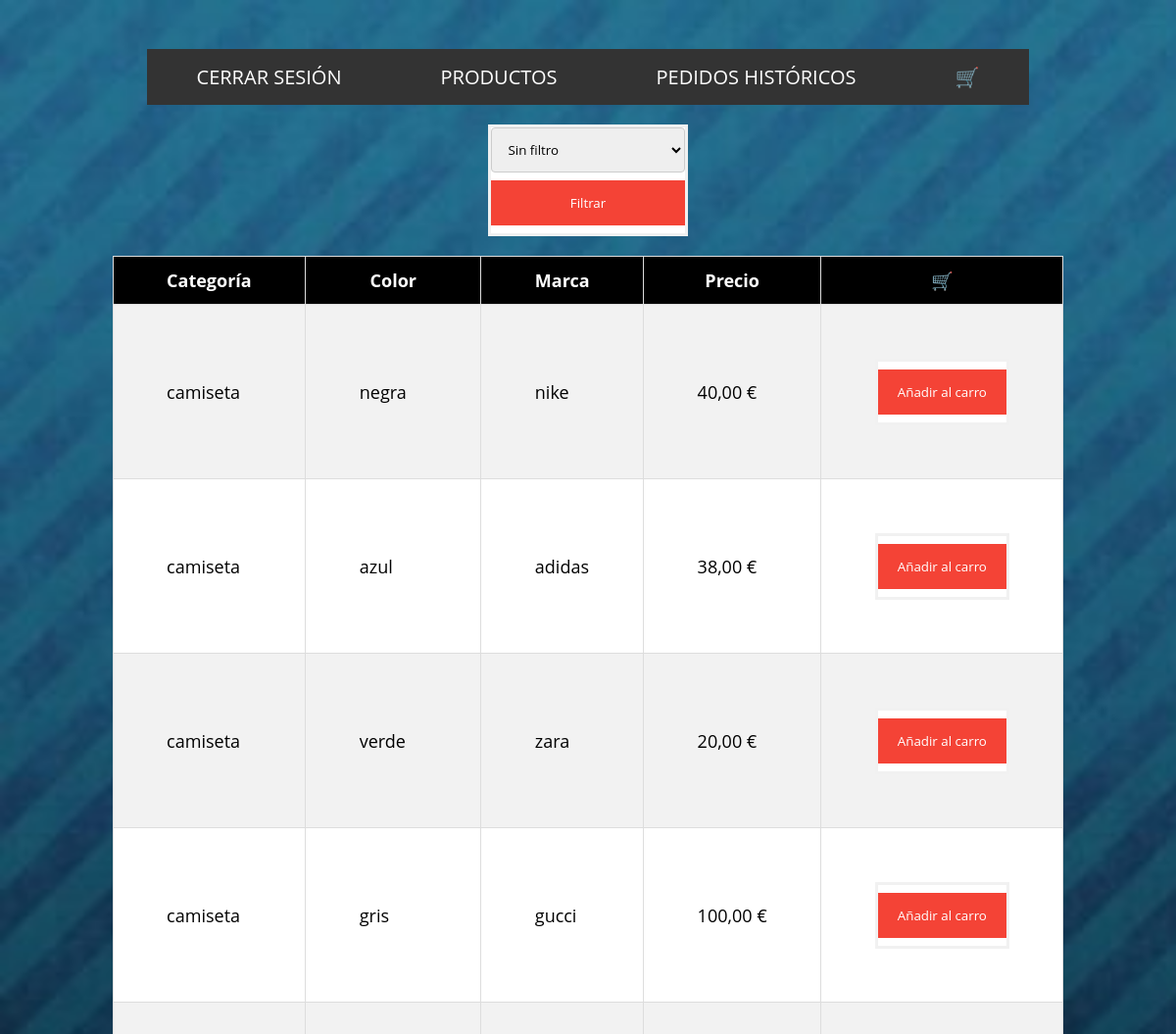
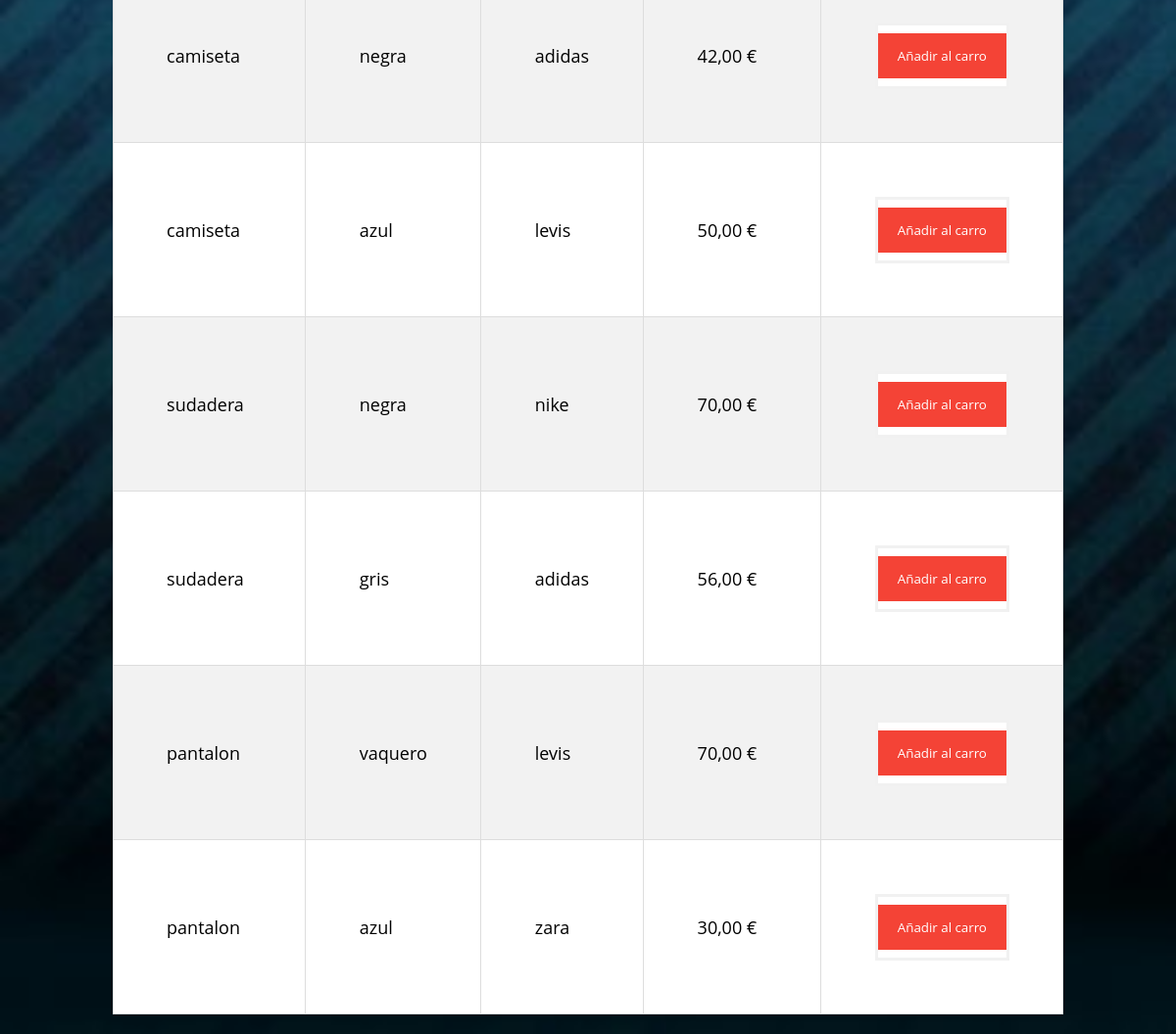
Screenshot of /SystemCare_inv/mostrar_productos.php (signed in) with the database file from the repository (2 pictures, top to bottom).
### tables this page shows
CREATE TABLE `productos` (
  `id` int(11) NOT NULL,
  `stock` int(11) NOT NULL,
  `categoria` varchar(255) NOT NULL,
  `color` varchar(255) NOT NULL,
  `marca` varchar(255) NOT NULL,
  `precio` float NOT NULL
);

### SystemCare_inv/mostrar_productos.php (the view, shortened to what this page needs)
<!DOCTYPE html>
<html lang="es">
<head>
	<link rel="stylesheet" href="css/style.css">
</head>
<body id="fondo">
	<?php include_once('header.php');?>
	<div id="filtro">
	<form method="GET">
		<select id="categoria" name="categoria">
			<option value="">Sin filtro</option>
		</select>
		<button type="submit">Filtrar</button>
	</form>
	</div>
	<?php
			$servername = "localhost";
			$username = "root";
			$password = "";
			$dbname = "SystemCare_inv";
			$conn = mysqli_connect($servername, $username, $password, $dbname);
			$sql = "SELECT id, categoria, color, marca, precio FROM productos";
			$stmt = mysqli_prepare($conn, $sql);
			mysqli_stmt_execute($stmt);
			$resultado = mysqli_stmt_get_result($stmt);
	echo "<table id='categorias'>";
	echo "<tr><th>Categoría</th><th>Color</th><th>Marca</th><th>Precio</th><th>🛒</th></tr>";
	while ($fila = mysqli_fetch_assoc($resultado)) {
    $precio = number_format($fila["precio"], 2, ',', '') . " €";
    echo "<tr><td>" . $fila["categoria"] . "</td><td>" . $fila["color"] . "</td><td>" . $fila["marca"] . "</td><td>" . $precio . "</td><td><form action='carro.php' method='POST'><input type='hidden' name='id' value='" . $fila["id"] . "'><input type='hidden' name='categoria' value='" . $fila["categoria"] . "'><input type='hidden' name='color' value='" . $fila["color"] . "'><input type='hidden' name='marca' value='" . $fila["marca"] . "'><input type='hidden' name='precio' value='" . $fila["precio"] . "'><button type='submit'>Añadir al carro</button></form></td></tr>";
	}
	echo "</table>";
	?>
</body>
</html>

### SystemCare_inv/css/style.css (style rules this page uses)
form { border: 3px solid #f1f1f1; background-color: white; }
button { background-color: #f44336; color: white; padding: 14px 20px; margin: 8px 0; border: none; cursor: pointer; width: 100%; }
form { margin: 10 25%; }
* { margin: 0; padding: 0; box-sizing: border-box; font-family: 'Open Sans'; }
body { background-image: url(../img/fondo.png); background-size: cover; border-collapse: collapse; width: 100%; font-size: 18px; color: black; }
#fondo { background-image: url(../img/fondo.png); background-size: cover; border-collapse: collapse; width: 100%; font-size: 18px; color: white; }
#categorias { font-family: Arial, Helvetica, sans-serif; border-collapse: collapse; list-style: none; display: flex; justify-content: space-around; margin: 20px; }
#categorias td, #categorias th { border: 1px solid #ddd; padding: 54.5px; }
#categorias tr { color: black; background-color: white; }
#categorias tr:nth-child(even) { background-color: #f2f2f2; }
#categorias th { padding-top: 12px; padding-bottom: 12px; text-align: left; background-color: black; color: white; text-align: center; }
* { box-sizing: border-box; }
input[type=text], select, textarea { width: 100%; padding: 12px; border: 1px solid #ccc; border-radius: 4px; box-sizing: border-box; resize: vertical; }
#filtro { display: flex; justify-content: space-around; margin:20px; font-family: Arial, Helvetica, sans-serif; border-collapse: collapse; list-style: none; }

### rows the page displays
productos: categoria "camiseta", color "negra", marca "nike", precio "40,00 €"
productos: categoria "camiseta", color "azul", marca "adidas", precio "38,00 €"
productos: categoria "camiseta", color "verde", marca "zara", precio "20,00 €"
productos: categoria "camiseta", color "gris", marca "gucci", precio "100,00 €"
productos: categoria "camiseta", color "negra", marca "adidas", precio "42,00 €"
productos: categoria "camiseta", color "azul", marca "levis", precio "50,00 €"
productos: categoria "sudadera", color "negra", marca "nike", precio "70,00 €"
productos: categoria "sudadera", color "gris", marca "adidas", precio "56,00 €"
productos: categoria "pantalon", color "vaquero", marca "levis", precio "70,00 €"
productos: categoria "pantalon", color "azul", marca "zara", precio "30,00 €"
